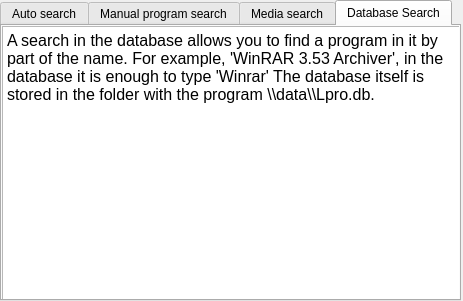
<?xml version="1.0" encoding="UTF-8"?>
<ui version="4.0">
 <class>Spravka</class>
 <widget class="QWidget" name="Spravka">
  <property name="windowModality">
   <enum>Qt::ApplicationModal</enum>
  </property>
  <property name="geometry">
   <rect>
    <x>0</x>
    <y>0</y>
    <width>463</width>
    <height>301</height>
   </rect>
  </property>
  <property name="windowTitle">
   <string>Help on the LicenseChecker program</string>
  </property>
  <property name="windowIcon">
   <iconset>
    <normaloff>LicenseChecker.ico</normaloff>LicenseChecker.ico</iconset>
  </property>
  <widget class="QTabWidget" name="tabWidget">
   <property name="geometry">
    <rect>
     <x>0</x>
     <y>0</y>
     <width>461</width>
     <height>301</height>
    </rect>
   </property>
   <property name="currentIndex">
    <number>3</number>
   </property>
   <widget class="QWidget" name="tab">
    <attribute name="title">
     <string>Auto search</string>
    </attribute>
    <widget class="QTextBrowser" name="textBrowser">
     <property name="geometry">
      <rect>
       <x>0</x>
       <y>0</y>
       <width>461</width>
       <height>281</height>
      </rect>
     </property>
     <property name="html">
      <string>&lt;!DOCTYPE HTML PUBLIC &quot;-//W3C//DTD HTML 4.0//EN&quot; &quot;http://www.w3.org/TR/REC-html40/strict.dtd&quot;&gt;
&lt;html&gt;&lt;head&gt;&lt;meta name=&quot;qrichtext&quot; content=&quot;1&quot; /&gt;&lt;meta charset=&quot;utf-8&quot; /&gt;&lt;style type=&quot;text/css&quot;&gt;
p, li { white-space: pre-wrap; }
&lt;/style&gt;&lt;/head&gt;&lt;body style=&quot; font-family:'Segoe UI'; font-size:9pt; font-weight:400; font-style:normal;&quot;&gt;
&lt;p style=&quot; margin-top:0px; margin-bottom:0px; margin-left:0px; margin-right:0px; -qt-block-indent:0; text-indent:0px;&quot;&gt;&lt;span style=&quot; font-size:12pt;&quot;&gt;Automatic search is triggered when the program starts. When a window appears, the user sees its results. All data is taken from the Windows registry. The names are filtered from versions, since developers often indicate the names of their programs in the registry with versions. The prices are approximate, so they may not coincide with the real ones. Double-clicking on the line opens the details. You can copy the contents using the keyboard shortcut CTRL+ C.&lt;/span&gt;&lt;/p&gt;&lt;/body&gt;&lt;/html&gt;</string>
     </property>
    </widget>
   </widget>
   <widget class="QWidget" name="tab_2">
    <attribute name="title">
     <string>Manual program search</string>
    </attribute>
    <widget class="QTextBrowser" name="textBrowser_2">
     <property name="geometry">
      <rect>
       <x>0</x>
       <y>0</y>
       <width>461</width>
       <height>281</height>
      </rect>
     </property>
     <property name="html">
      <string>&lt;!DOCTYPE HTML PUBLIC &quot;-//W3C//DTD HTML 4.0//EN&quot; &quot;http://www.w3.org/TR/REC-html40/strict.dtd&quot;&gt;
&lt;html&gt;&lt;head&gt;&lt;meta name=&quot;qrichtext&quot; content=&quot;1&quot; /&gt;&lt;meta charset=&quot;utf-8&quot; /&gt;&lt;style type=&quot;text/css&quot;&gt;
p, li { white-space: pre-wrap; }
&lt;/style&gt;&lt;/head&gt;&lt;body style=&quot; font-family:'Segoe UI'; font-size:9pt; font-weight:400; font-style:normal;&quot;&gt;
&lt;p style=&quot; margin-top:0px; margin-bottom:0px; margin-left:0px; margin-right:0px; -qt-block-indent:0; text-indent:0px;&quot;&gt;&lt;span style=&quot; font-size:12pt;&quot;&gt;Manual program search in the specified directory searches for all executable files, collects them into one list, and then compares the list items with the database. You can specify a separate folder, or the entire hard disk. The degree of detection depends on the filling of the file names in the database or the coincidence of the file name with the program name. When searching, only exe files are taken into account. You can specify several directories to search for at once. Only one directory can be written manually.&lt;/span&gt;&lt;/p&gt;&lt;/body&gt;&lt;/html&gt;</string>
     </property>
    </widget>
   </widget>
   <widget class="QWidget" name="tab_3">
    <attribute name="title">
     <string>Media search</string>
    </attribute>
    <widget class="QTextBrowser" name="textBrowser_3">
     <property name="geometry">
      <rect>
       <x>0</x>
       <y>0</y>
       <width>461</width>
       <height>281</height>
      </rect>
     </property>
     <property name="html">
      <string>&lt;!DOCTYPE HTML PUBLIC &quot;-//W3C//DTD HTML 4.0//EN&quot; &quot;http://www.w3.org/TR/REC-html40/strict.dtd&quot;&gt;
&lt;html&gt;&lt;head&gt;&lt;meta name=&quot;qrichtext&quot; content=&quot;1&quot; /&gt;&lt;meta charset=&quot;utf-8&quot; /&gt;&lt;style type=&quot;text/css&quot;&gt;
p, li { white-space: pre-wrap; }
&lt;/style&gt;&lt;/head&gt;&lt;body style=&quot; font-family:'Segoe UI'; font-size:9pt; font-weight:400; font-style:normal;&quot;&gt;
&lt;p style=&quot; margin-top:0px; margin-bottom:0px; margin-left:0px; margin-right:0px; -qt-block-indent:0; text-indent:0px;&quot;&gt;&lt;span style=&quot; font-size:12pt;&quot;&gt;Media search allows you to find in the specified folder all images, audio and video of the most popular formats (.tiff, .jpeg, .bmp, .jpe, .jpg, .png, .gif, .psd, .mpeg, .flv, .mov, .m4a, .ac3, .aac, .h264, .m4v, .mkv, .mp4, .3gp, .avi, .ogg, .vob, .wma, .mp3, .wav, .mpg, .wmv). You can specify the minimum size of detected files. You can specify individual folders or the entire disk for the search.&lt;/span&gt;&lt;/p&gt;&lt;/body&gt;&lt;/html&gt;</string>
     </property>
    </widget>
   </widget>
   <widget class="QWidget" name="tab_4">
    <attribute name="title">
     <string>Database Search</string>
    </attribute>
    <widget class="QTextBrowser" name="textBrowser_4">
     <property name="geometry">
      <rect>
       <x>0</x>
       <y>0</y>
       <width>461</width>
       <height>281</height>
      </rect>
     </property>
     <property name="html">
      <string>&lt;!DOCTYPE HTML PUBLIC &quot;-//W3C//DTD HTML 4.0//EN&quot; &quot;http://www.w3.org/TR/REC-html40/strict.dtd&quot;&gt;
&lt;html&gt;&lt;head&gt;&lt;meta name=&quot;qrichtext&quot; content=&quot;1&quot; /&gt;&lt;meta charset=&quot;utf-8&quot; /&gt;&lt;style type=&quot;text/css&quot;&gt;
p, li { white-space: pre-wrap; }
&lt;/style&gt;&lt;/head&gt;&lt;body style=&quot; font-family:'Segoe UI'; font-size:9pt; font-weight:400; font-style:normal;&quot;&gt;
&lt;p style=&quot; margin-top:0px; margin-bottom:0px; margin-left:0px; margin-right:0px; -qt-block-indent:0; text-indent:0px;&quot;&gt;&lt;span style=&quot; font-size:12pt;&quot;&gt;A search in the database allows you to find a program in it by part of the name. For example, 'WinRAR 3.53 Archiver', in the database it is enough to type 'Winrar' The database itself is stored in the folder with the program \\data\\Lpro.db.&lt;/span&gt;&lt;/p&gt;&lt;/body&gt;&lt;/html&gt;</string>
     </property>
    </widget>
   </widget>
  </widget>
 </widget>
 <resources/>
 <connections/>
</ui>
